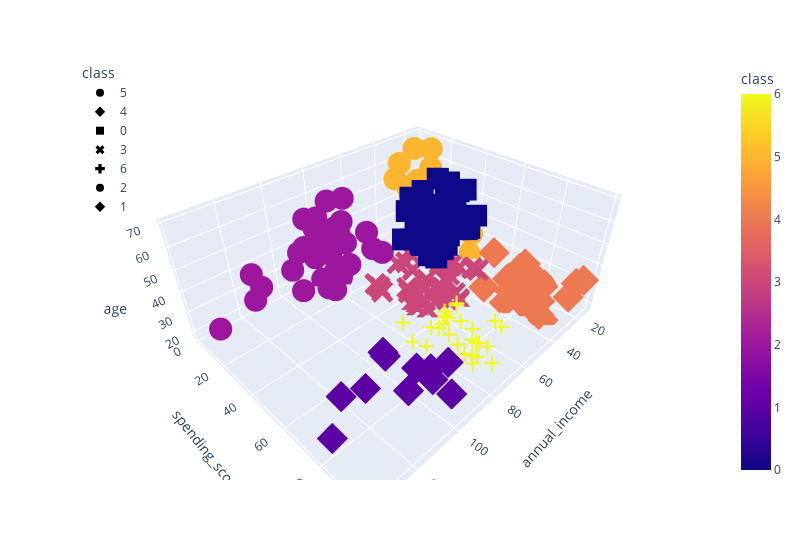

The notebook cell this image was saved under:
### Code cell
fig= px.scatter_3d(
    df,
    x='annual_income',
    y='spending_score',
    z='age',
    color='class',
    symbol='class',
    width=800,
)

fig.update_layout(legend=dict(x=0, y=1))
fig.show()

### Figure 1 — Plotly figure (JSON) as saved in the notebook; plotly's stock layout.template omitted (floating-point values rounded to 4 significant figures)
{"data": [{"hovertemplate": "class=%{marker.color}<br>annual_income=%{x}<br>spending_score=%{y}<br>age=%{z}<extra></extra>", "legendgroup": "5", "marker": {"color": [5, 5, 5, 5, 5, 5, 5, 5, 5, 5, 5, 5, 5, 5, 5, 5, 5, 5, 5, 5, 5, 5], "coloraxis": "coloraxis", "symbol": "circle"}, "mode": "markers", "name": "5", "scene": "scene", "showlegend": true, "type": "scatter3d", "x": [15, 16, 17, 18, 19, 19, 20, 20, 21, 23, 24, 25, 28, 28, 29, 30, 33, 33, 34, 37, 39, 39], "y": [39, 6, 40, 6, 3, 14, 15, 13, 35, 29, 35, 5, 14, 32, 31, 4, 4, 14, 17, 26, 36, 28], "z": [19, 20, 31, 35, 64, 67, 58, 37, 35, 52, 35, 46, 54, 45, 40, 60, 53, 49, 42, 36, 48, 49]}, {"hovertemplate": "class=%{marker.color}<br>annual_income=%{x}<br>spending_score=%{y}<br>age=%{z}<extra></extra>", "legendgroup": "4", "marker": {"color": [4, 4, 4, 4, 4, 4, 4, 4, 4, 4, 4, 4, 4, 4, 4, 4, 4, 4, 4, 4, 4, 4], "coloraxis": "coloraxis", "symbol": "diamond"}, "mode": "markers", "name": "4", "scene": "scene", "showlegend": true, "type": "scatter3d", "x": [15, 16, 17, 18, 19, 19, 20, 20, 21, 23, 24, 25, 28, 28, 29, 30, 33, 33, 34, 37, 38, 39], "y": [81, 77, 76, 94, 72, 99, 77, 79, 66, 98, 73, 73, 82, 61, 87, 73, 92, 81, 73, 75, 92, 65], "z": [21, 23, 22, 23, 30, 35, 24, 22, 20, 35, 25, 31, 29, 35, 23, 21, 18, 21, 30, 20, 24, 24]}, {"hovertemplate": "class=%{marker.color}<br>annual_income=%{x}<br>spending_score=%{y}<br>age=%{z}<extra></extra>", "legendgroup": "0", "marker": {"color": [0, 0, 0, 0, 0, 0, 0, 0, 0, 0, 0, 0, 0, 0, 0, 0, 0, 0, 0, 0, 0, 0, 0, 0, 0, 0, 0, 0, 0, 0, 0, 0, 0, 0, 0, 0, 0, 0, 0, 0, 0, 0, 0, 0], "coloraxis": "coloraxis", "symbol": "square"}, "mode": "markers", "name": "0", "scene": "scene", "showlegend": true, "type": "scatter3d", "x": [38, 40, 42, 43, 43, 43, 44, 44, 46, 46, 47, 47, 48, 48, 48, 49, 49, 50, 50, 54, 54, 54, 54, 54, 54, 54, 57, 58, 59, 60, 60, 61, 62, 62, 62, 63, 63, 63, 63, 63, 65, 65, 67, 67], "y": [35, 55, 52, 60, 45, 41, 50, 46, 46, 56, 52, 59, 51, 50, 48, 55, 42, 49, 56, 47, 53, 42, 51, 41, 44, 46, 58, 46, 55, 49, 47, 42, 48, 59, 56, 50, 46, 43, 48, 52, 43, 59, 43, 57], "z": [65, 50, 49, 59, 50, 47, 51, 69, 53, 70, 67, 54, 63, 43, 68, 70, 47, 60, 60, 59, 45, 49, 57, 67, 46, 48, 55, 50, 68, 48, 47, 48, 49, 67, 49, 66, 54, 68, 66, 65, 63, 49, 51, 50]}, {"hovertemplate": "class=%{marker.color}<br>annual_income=%{x}<br>spending_score=%{y}<br>age=%{z}<extra></extra>", "legendgroup": "3", "marker": {"color": [3, 3, 3, 3, 3, 3, 3, 3, 3, 3, 3, 3, 3, 3, 3, 3, 3, 3, 3, 3, 3, 3, 3, 3, 3, 3, 3, 3, 3, 3, 3, 3, 3, 3, 3, 3, 3, 3], "coloraxis": "coloraxis", "symbol": "x"}, "mode": "markers", "name": "3", "scene": "scene", "showlegend": true, "type": "scatter3d", "x": [39, 40, 40, 40, 42, 43, 46, 46, 48, 48, 48, 54, 54, 54, 54, 54, 57, 58, 59, 60, 60, 60, 60, 61, 62, 62, 62, 63, 64, 64, 65, 65, 67, 67, 69, 70, 72, 76], "y": [61, 47, 42, 42, 60, 54, 51, 55, 59, 59, 47, 54, 48, 52, 55, 57, 55, 60, 41, 40, 42, 52, 50, 49, 41, 55, 42, 54, 42, 46, 48, 50, 56, 40, 58, 29, 34, 40], "z": [31, 27, 29, 31, 33, 31, 27, 19, 18, 19, 32, 26, 40, 23, 38, 21, 22, 34, 18, 40, 32, 24, 27, 20, 23, 26, 21, 19, 38, 19, 18, 19, 27, 38, 40, 23, 25, 28]}, {"hovertemplate": "class=%{marker.color}<br>annual_income=%{x}<br>spending_score=%{y}<br>age=%{z}<extra></extra>", "legendgroup": "6", "marker": {"color": [6, 6, 6, 6, 6, 6, 6, 6, 6, 6, 6, 6, 6, 6, 6, 6, 6, 6, 6, 6, 6, 6, 6, 6, 6, 6, 6, 6], "coloraxis": "coloraxis", "symbol": "cross"}, "mode": "markers", "name": "6", "scene": "scene", "showlegend": true, "type": "scatter3d", "x": [69, 70, 71, 71, 71, 72, 73, 73, 74, 75, 76, 77, 77, 78, 78, 78, 78, 78, 78, 79, 81, 85, 86, 87, 87, 87, 88, 88], "y": [91, 77, 95, 75, 75, 71, 88, 73, 72, 93, 87, 97, 74, 90, 88, 76, 89, 78, 73, 83, 93, 75, 95, 63, 75, 92, 86, 69], "z": [39, 31, 40, 38, 39, 31, 29, 32, 35, 32, 32, 28, 32, 34, 39, 38, 27, 30, 30, 29, 31, 36, 33, 32, 28, 36, 30, 27]}, {"hovertemplate": "class=%{marker.color}<br>annual_income=%{x}<br>spending_score=%{y}<br>age=%{z}<extra></extra>", "legendgroup": "2", "marker": {"color": [2, 2, 2, 2, 2, 2, 2, 2, 2, 2, 2, 2, 2, 2, 2, 2, 2, 2, 2, 2, 2, 2, 2, 2, 2, 2, 2, 2, 2, 2, 2, 2, 2, 2, 2], "coloraxis": "coloraxis", "symbol": "circle"}, "mode": "markers", "name": "2", "scene": "scene", "showlegend": true, "type": "scatter3d", "x": [71, 71, 71, 73, 73, 74, 75, 77, 77, 78, 78, 78, 78, 78, 78, 79, 81, 85, 86, 87, 87, 87, 88, 88, 93, 97, 98, 99, 101, 103, 103, 113, 120, 126, 137], "y": [35, 11, 9, 5, 7, 10, 5, 12, 36, 22, 17, 20, 16, 1, 1, 35, 5, 26, 20, 27, 13, 10, 13, 15, 14, 32, 15, 39, 24, 17, 23, 8, 16, 28, 18], "z": [43, 59, 47, 20, 44, 19, 57, 25, 48, 34, 43, 44, 47, 37, 34, 56, 19, 50, 42, 36, 40, 36, 52, 58, 59, 37, 46, 41, 54, 41, 34, 33, 47, 45, 32]}, {"hovertemplate": "class=%{marker.color}<br>annual_income=%{x}<br>spending_score=%{y}<br>age=%{z}<extra></extra>", "legendgroup": "1", "marker": {"color": [1, 1, 1, 1, 1, 1, 1, 1, 1, 1, 1], "coloraxis": "coloraxis", "symbol": "diamond"}, "mode": "markers", "name": "1", "scene": "scene", "showlegend": true, "type": "scatter3d", "x": [93, 97, 98, 99, 101, 103, 103, 113, 120, 126, 137], "y": [90, 86, 88, 97, 68, 85, 69, 91, 79, 74, 83], "z": [35, 32, 29, 30, 28, 36, 32, 38, 35, 32, 30]}], "layout": {"coloraxis": {"colorbar": {"title": {"text": "class"}}, "colorscale": [[0, "#0d0887"], [0.1111, "#46039f"], [0.2222, "#7201a8"], [0.3333, "#9c179e"], [0.4444, "#bd3786"], [0.5556, "#d8576b"], [0.6667, "#ed7953"], [0.7778, "#fb9f3a"], [0.8889, "#fdca26"], [1, "#f0f921"]]}, "legend": {"title": {"text": "class"}, "tracegroupgap": 0, "x": 0, "y": 1}, "margin": {"t": 60}, "scene": {"domain": {"x": [0, 1], "y": [0, 1]}, "xaxis": {"title": {"text": "annual_income"}}, "yaxis": {"title": {"text": "spending_score"}}, "zaxis": {"title": {"text": "age"}}}, "width": 800}}
